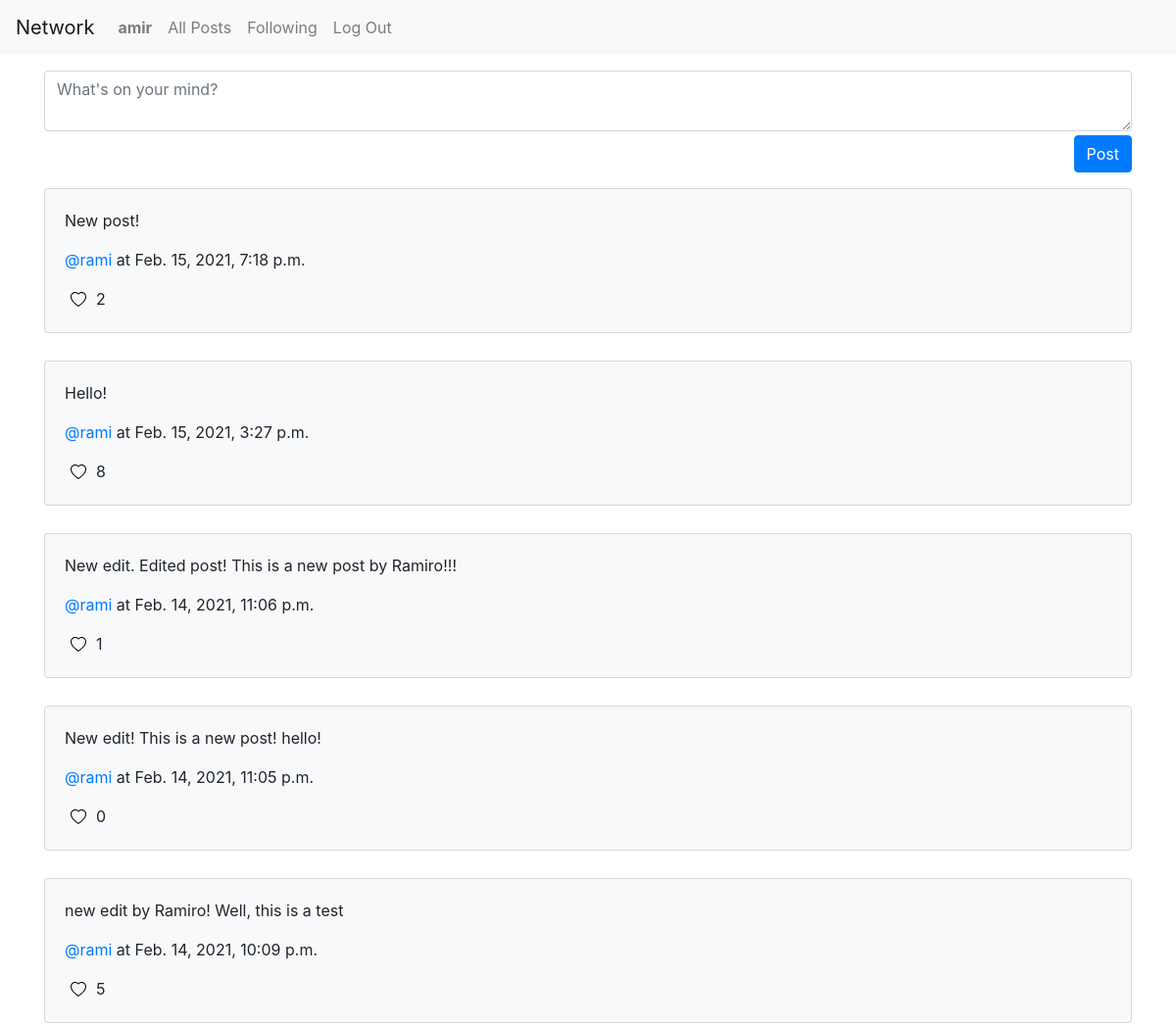
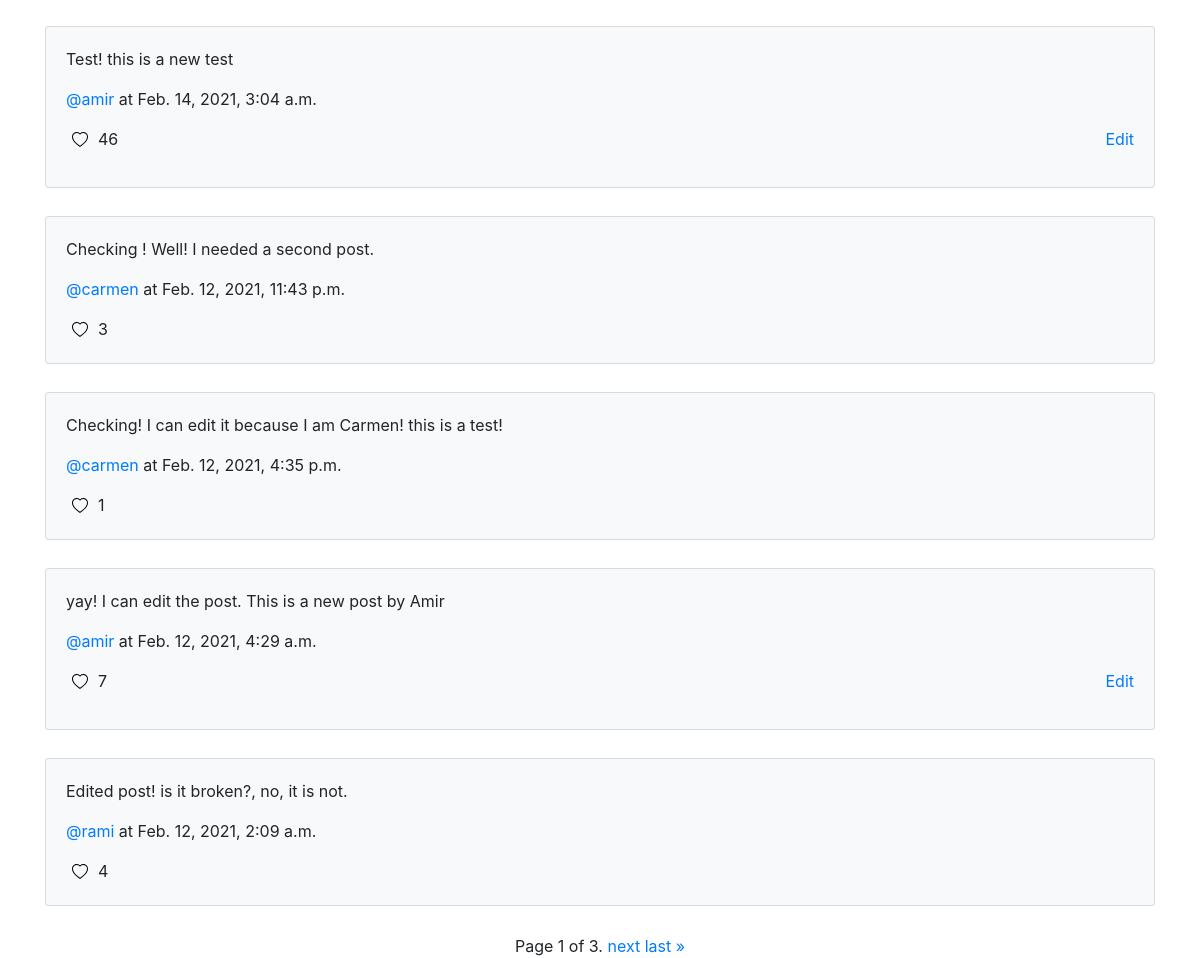
The app's page /allposts (signed in) with its own data (2 pictures, top to bottom).
### network/models.py (models this page shows, shortened)
class User(AbstractUser):
    pass

class Post(models.Model):
    author = models.ForeignKey('User', on_delete=models.CASCADE, blank=True, null=True)
    body = models.TextField(blank=True, null=True)
    created = models.DateTimeField(auto_now_add=True)
    updated = models.DateTimeField(auto_now=True, null=True, blank=True)
    liked = models.BooleanField(default=False)
    total_likes = models.IntegerField(default=0)
    user_who_liked = models.ManyToManyField('User', blank=True, related_name="user_liked")
    class Meta:
        ordering = ('-created',)

### network/views.py (the view)
# urls.py: path("allposts", views.allposts, name="allposts"),
def allposts(request):
    user = request.user
    post_form = PostForm()
    allposts = Post.objects.all()
    if not request.user.is_authenticated:
        return redirect('login')
    for post in allposts:
        post.liked = Like.objects.filter(who_liked_it=user, post=post).exists()
        post.save()
    p = Paginator(allposts, 10)
    page_number = request.GET.get('page')
    page_obj = p.get_page(page_number)
    if request.method == 'POST':
        addpost(request)
    args = { 'post_form': post_form, 'page_obj': page_obj, 'user': user }
    return render(request, "network/allposts.html", args)

### network/forms.py
class PostForm(forms.ModelForm):
    class Meta:
        model = Post
        fields = ['body']
        labels = {
            'body':""
        }
        widgets = {
            "body": forms.Textarea(
                attrs={
                    "class":"form-control",
                    "placeholder":"What's on your mind?",
                    "rows":"2",
                }
            )
        }

### network/templates/network/allposts.html (shortened to what this page needs)
{% extends "network/layout.html" %}
{% block body %}
<div class="container">
    <div class="row mt-3">
        <div class="col-sm">
                <div class="form-group">
                    <form  action="{% url 'addpost' %}" method="post">
                            {{ post_form }}
                    <button type="submit" class="btn btn-primary float-right mt-1 mb-3">Post</button>
                    </form>
                </div>
        </div>
    </div>
</div>
{% for post in page_obj %}
<div class="container">
    <div class="row">
        <div class="col-sm">
            <div class="card bg-light mb-1">
                        <div class="card-body" id="post_card-{{post.id}}">
                        <p class="card-text" id="post_body-{{post.id}}">{{ post.body }}</p>
                        <p class="card-text"><a href="{% url 'user_list' post.author.id %}">@{{ post.author}}</a> at {{ post.created }}</p>
                        <form action="{% url 'liketoggle' post.id %}" method="post">
                            <button class="card-text float-left no-border" type="submit">
                                <svg id="liker-{{ post.id }}" onclick="post_liker('{{post.id}}')" xmlns="http://www.w3.org/2000/svg" width="20" height="20" fill="{% if post.liked %}red{% else %}black{% endif %}" class="bi bi-heart" viewBox="0 0 20 20">
                                <path d="M8 2.748l-.717-.737C5.6.281 2.514.878 1.4 3.053c-.523 1.023-.641 2.5.314 4.385.92 1.815 2.834 3.989 6.286 6.357 3.452-2.368 5.365-4.542 6.286-6.357.955-1.886.838-3.362.314-4.385C13.486.878 10.4.28 8.717 2.01L8 2.748zM8 15C-7.333 4.868 3.279-3.04 7.824 1.143c.06.055.119.112.176.171a3.12 3.12 0 0 1 .176-.17C12.72-3.042 23.333 4.867 8 15z"/>
                                </svg>
                            </button>
                        </form>
                          <p class="card-text float-left" id="count_likes-{{ post.id }}">{{ post.total_likes }}</p>
                          {% if request.user == post.author %}
                          <div id="edit-{{ post.id }}" onclick="postedit('{{post.id }}')">
                            <a href="#" class="card-link float-right" id="edit_button-{{post.id}}">Edit</a>
                          </div>
                          {% endif %}
                    </div>
            </div>
        </div>
    </div>
</div>
<br>
{% endfor %}
<div class="pagination justify-content-center">
    <span class="step-links">
        <span class="current">
            Page {{ page_obj.number }} of {{ page_obj.paginator.num_pages }}.
        </span>
        {% if page_obj.has_next %}
            <a href="?page={{ page_obj.next_page_number }}">next</a>
            <a href="?page={{ page_obj.paginator.num_pages }}">last &raquo;</a>
        {% endif %}
    </span>
</div>
{% endblock %}

### network/templates/network/layout.html (shortened to what this page needs)
{% load static %}
<!DOCTYPE html>
<html lang="en">
    <head>
        <link rel="stylesheet" href="https://stackpath.bootstrapcdn.com/bootstrap/4.4.1/css/bootstrap.min.css">
        <link href="{% static 'network/styles.css' %}" rel="stylesheet">
    </head>
    <body>
        <nav class="navbar navbar-expand-lg navbar-light bg-light">
            <a class="navbar-brand" href="#">Network</a>
            <div>
              <ul class="navbar-nav mr-auto">
                {% if user.is_authenticated %}
                    <li class="nav-item">
                        <a class="nav-link" href="#"><strong>{{ user.username }}</strong></a>
                    </li>
                {% endif %}
                <li class="nav-item">
                  <a class="nav-link" href="{% url 'allposts' %}">All Posts</a>
                </li>
                {% if user.is_authenticated %}
                    <li class="nav-item">
                        <a class="nav-link" href="{% url 'following' %}">Following</a>
                    </li>
                    <li class="nav-item">
                        <a class="nav-link" href="{% url 'logout' %}">Log Out</a>
                    </li>
                {% endif %}
              </ul>
            </div>
          </nav>
        <div class="body">
            {% block body %}
            {% endblock %}
        </div>
    </body>
</html>

### network/static/network/styles.css (style rules this page uses)
.no-border { border: 0; background-color: transparent !important; }

### records on screen
User: username "amir"
Post: body "New post!", author "rami", created "Feb. 15, 2021, 7:18 p.m.", total_likes "2"
Post: body "Hello!", author "rami", created "Feb. 15, 2021, 3:27 p.m.", total_likes "8"
Post: body "New edit. Edited post! This is a new post by Ramiro!!!", author "rami", created "Feb. 14, 2021, 11:06 p.m.", total_likes "1"
Post: body "New edit! This is a new post! hello!", author "rami", created "Feb. 14, 2021, 11:05 p.m.", total_likes "0"
Post: body "new edit by Ramiro! Well, this is a test", author "rami", created "Feb. 14, 2021, 10:09 p.m.", total_likes "5"
Post: body "Test! this is a new test", author "amir", created "Feb. 14, 2021, 3:04 a.m.", total_likes "46"
Post: body "Checking ! Well! I needed a second post.", author "carmen", created "Feb. 12, 2021, 11:43 p.m.", total_likes "3"
Post: body "Checking! I can edit it because I am Carmen! this is a test!", author "carmen", created "Feb. 12, 2021, 4:35 p.m.", total_likes "1"
Post: body "yay! I can edit the post. This is a new post by Amir", author "amir", created "Feb. 12, 2021, 4:29 a.m.", total_likes "7"
Post: body "Edited post! is it broken?, no, it is not.", author "rami", created "Feb. 12, 2021, 2:09 a.m.", total_likes "4"

### other values on screen
{{ page_obj.number }} "1"
{{ page_obj.paginator.num_pages }} "3"
